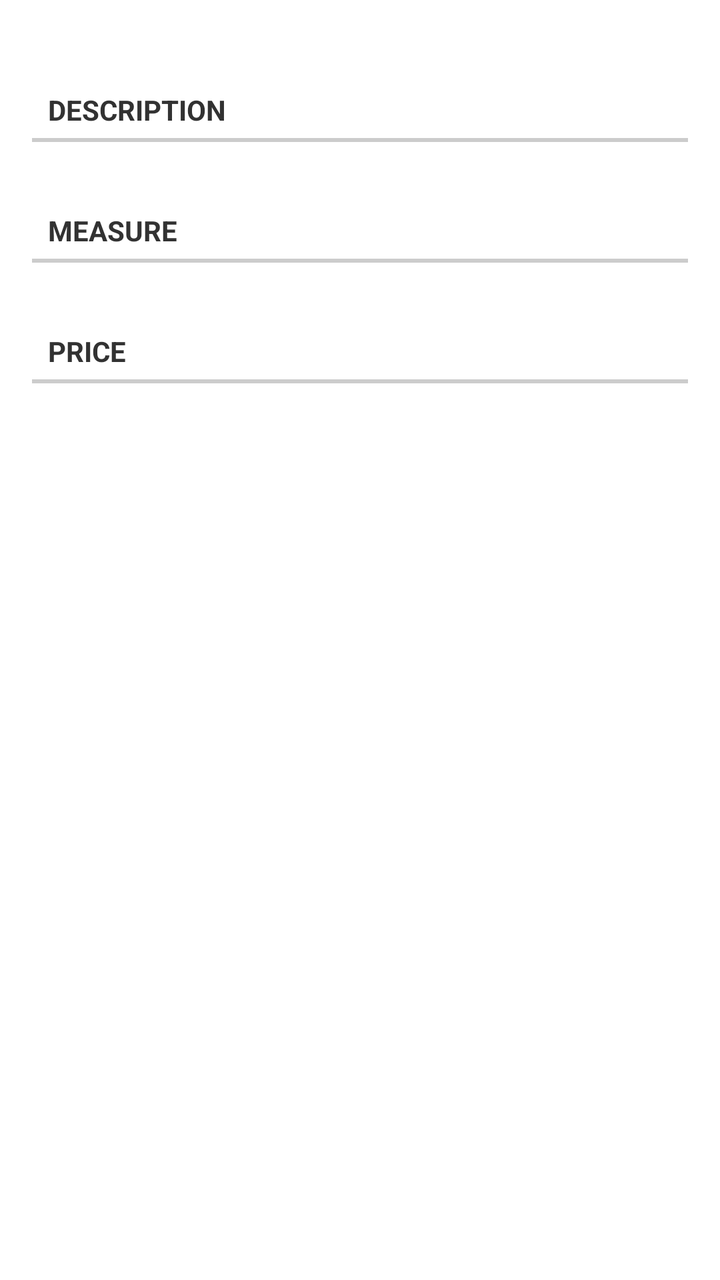
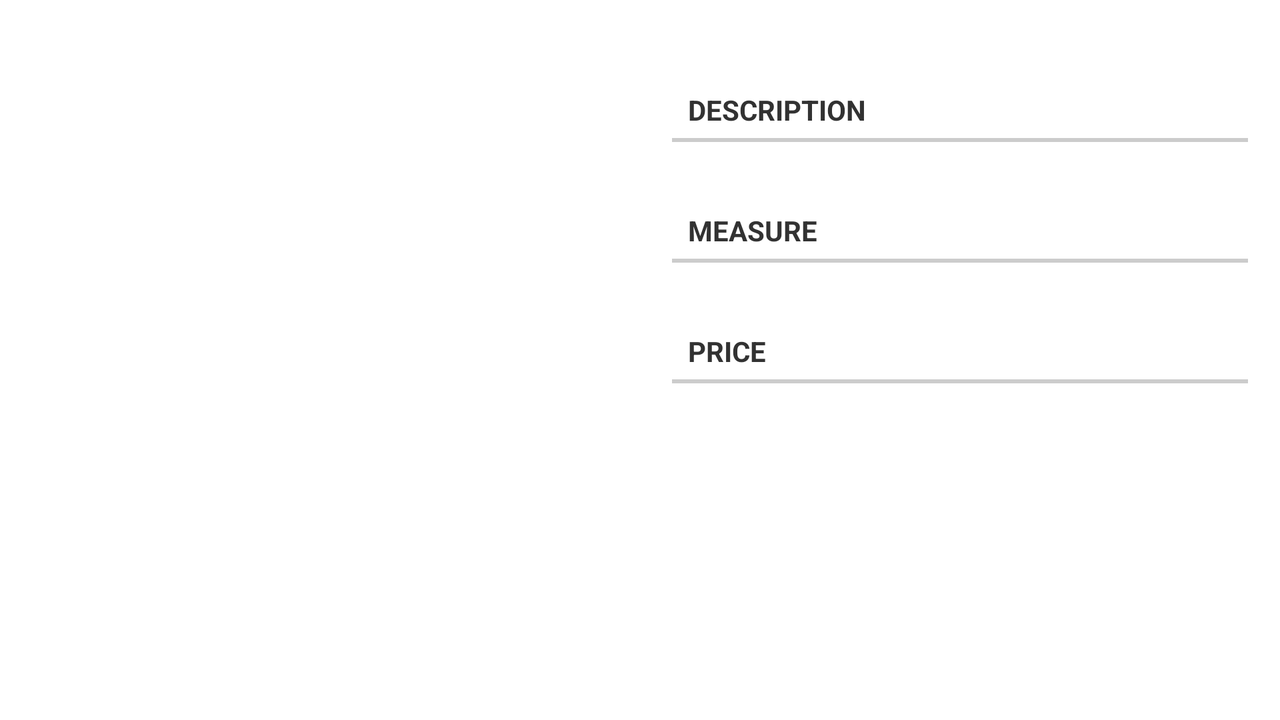

One screen, two layout resources from the same app: the default and the repository's alternative for another configuration. Each is rendered where Android would select it; the XML of both is given below.
<!-- AndroidManifest.xml: application theme AppTheme -->
<!-- res/layout/detail_fragment.xml -->
<?xml version="1.0" encoding="utf-8"?>
<ScrollView xmlns:android="http://schemas.android.com/apk/res/android"
    android:layout_width="match_parent"
    android:layout_height="match_parent"
    android:orientation="vertical" >

    <LinearLayout
        android:layout_width="match_parent"
        android:layout_height="wrap_content"
        android:orientation="vertical"
        android:paddingLeft="@dimen/activity_horizontal_margin"
        android:paddingRight="@dimen/activity_horizontal_margin"
        android:paddingTop="@dimen/ui_item_margin_reduce" >

        <LinearLayout
            android:layout_width="match_parent"
            android:layout_height="0dp"
            android:layout_weight="0.5"
            android:orientation="horizontal" >

            <ImageView
                android:id="@+id/imgItem"
                android:layout_width="match_parent"
                android:layout_height="match_parent"
                android:adjustViewBounds="true"
                android:contentDescription="@string/logo_string"
                android:scaleType="fitCenter" />
        </LinearLayout>
        
        <TextView
	        android:id="@+id/tvName"
	        android:layout_width="match_parent"
	        android:layout_height="wrap_content"
	        android:textAllCaps="true"
	        android:textSize="20sp"
	        android:textStyle="bold"
	        android:layout_marginTop="@dimen/ui_item_margin_reduce"
	        android:layout_marginBottom="@dimen/ui_item_margin_reduce" />    
	               		
		<TextView
       	    android:id="@+id/TextView1"
	        android:layout_width="match_parent"
	        android:layout_height="wrap_content"
	        android:text="@string/descr_string"
	        style="?android:attr/listSeparatorTextViewStyle" />
    		
		<TextView
	        android:id="@+id/tvDescr"
	        android:layout_width="match_parent"
	        android:layout_height="wrap_content"
	        android:textSize="15sp"
	      	android:layout_marginTop="@dimen/ui_item_margin_reduce"
	        android:layout_marginBottom="@dimen/ui_item_margin_reduce" />	    
	        
		<TextView
       	    android:id="@+id/TextView2"
	        android:layout_width="match_parent"
	        android:layout_height="wrap_content"
	        android:text="@string/measure_string"
	        style="?android:attr/listSeparatorTextViewStyle" />
    		
		<TextView
	        android:id="@+id/tvMeasure"
	        android:layout_width="match_parent"
	        android:layout_height="wrap_content"
	        android:textSize="15sp"
	       	android:layout_marginTop="@dimen/ui_item_margin_reduce"
	        android:layout_marginBottom="@dimen/ui_item_margin_reduce" />	
	        
		<TextView
       	    android:id="@+id/TextView3"
	        android:layout_width="match_parent"
	        android:layout_height="wrap_content"
	        android:text="@string/price_string"
	        style="?android:attr/listSeparatorTextViewStyle" />
    		
		<TextView
	        android:id="@+id/tvPrice"
	        android:layout_width="match_parent"
	        android:layout_height="wrap_content"
	        android:textSize="15sp"
	      	android:layout_marginTop="@dimen/ui_item_margin_reduce" />				
    </LinearLayout>
</ScrollView>
<!-- resources referenced by this layout -->
<resources>
  <dimen name="activity_horizontal_margin">16dp</dimen>
  <dimen name="ui_item_margin_reduce">4dp</dimen>
  <string name="descr_string">Description</string>
  <string name="logo_string">Logo</string>
  <string name="measure_string">Measure</string>
  <string name="price_string">Price</string>
  <style name="AppTheme" parent="AppBaseTheme">
        <item name="android:actionBarStyle">@style/ActionBarAppTheme</item>
        <item name="android:actionMenuTextColor">@android:color/white</item>
      </style>
  <!-- from res/values-v14/ -->
  <style name="AppBaseTheme" parent="android:Theme.Holo.Light">
      	<item name="android:actionBarStyle">@style/ActionBarAppTheme</item>
      </style>
  <style name="ActionBarAppTheme" parent="@android:style/Widget.Holo.Light.ActionBar">
          <item name="android:background">@drawable/ab_style</item>
          <item name="android:titleTextStyle">@style/ActionBarTextStyleAppTheme</item>
      </style>
  <!-- drawable ab_style (drawable) -->
  <?xml version="1.0" encoding="utf-8"?>
  <layer-list xmlns:android="http://schemas.android.com/apk/res/android">
      <item
          android:top="-6dp"
          android:left="-6dp"
          android:right="-6dp"
          android:bottom="0dp">
  
          <shape android:shape="rectangle">
              <solid android:color="@color/blu_color"/>
              <stroke
                  android:width="3dp"
                  android:color="@color/yellow_color"/>
          </shape>
      </item>
  </layer-list>
  <style name="ActionBarTextStyleAppTheme" parent="@android:style/TextAppearance.Holo.Widget.ActionBar.Title">
          <item name="android:textColor">@color/yellow_color</item>
          <item name="android:textStyle">bold</item>
      </style>
  <color name="blu_color">#0655bc</color>
  <color name="yellow_color">#fcd500</color>
</resources>
<!-- res/layout-land/detail_fragment.xml (the repository's variant of the layout above) -->
<!-- drawn on the phone turned sideways -->
<?xml version="1.0" encoding="utf-8"?>

<LinearLayout xmlns:android="http://schemas.android.com/apk/res/android"
    android:layout_width="match_parent"
    android:layout_height="match_parent"
    android:orientation="horizontal"
    android:paddingLeft="@dimen/activity_horizontal_margin"
    android:paddingRight="@dimen/activity_horizontal_margin"
    android:paddingTop="@dimen/ui_item_margin_reduce" >

    <LinearLayout
            android:layout_width="0dp"
            android:layout_height="match_parent"
            android:layout_weight="1"
            android:orientation="vertical" >

            <ImageView
                android:id="@+id/imgItem"
                android:layout_width="match_parent"
                android:layout_height="match_parent"
                android:adjustViewBounds="true"
                android:contentDescription="@string/logo_string"
                android:scaleType="fitCenter" />
    </LinearLayout>
    
    <ScrollView 
    	android:layout_width="0dp"
    	android:layout_height="match_parent"
    	android:layout_weight="1"
    	android:orientation="vertical" >
       	<LinearLayout
            android:layout_width="match_parent"
            android:layout_height="wrap_content"
            android:orientation="vertical"
            android:paddingLeft="@dimen/activity_horizontal_margin" >
            
		 	<TextView
		        android:id="@+id/tvName"
		        android:layout_width="match_parent"
		        android:layout_height="wrap_content"
		        android:textAllCaps="true"
		        android:textSize="20sp"
		        android:textStyle="bold"
		        android:layout_marginTop="@dimen/ui_item_margin_reduce"
		        android:layout_marginBottom="@dimen/ui_item_margin_reduce" />    
	               		
			<TextView
	       	    android:id="@+id/TextView1"
		        android:layout_width="match_parent"
		        android:layout_height="wrap_content"
		        android:text="@string/descr_string"
		        style="?android:attr/listSeparatorTextViewStyle" />
    		
			<TextView
		        android:id="@+id/tvDescr"
		        android:layout_width="match_parent"
		        android:layout_height="wrap_content"
		        android:textSize="15sp"
		      	android:layout_marginTop="@dimen/ui_item_margin_reduce"
		        android:layout_marginBottom="@dimen/ui_item_margin_reduce" />	    
		        
			<TextView
	       	    android:id="@+id/TextView2"
		        android:layout_width="match_parent"
		        android:layout_height="wrap_content"
		        android:text="@string/measure_string"
		        style="?android:attr/listSeparatorTextViewStyle" />
	    		
			<TextView
		        android:id="@+id/tvMeasure"
		        android:layout_width="match_parent"
		        android:layout_height="wrap_content"
		        android:textSize="15sp"
		       	android:layout_marginTop="@dimen/ui_item_margin_reduce"
		        android:layout_marginBottom="@dimen/ui_item_margin_reduce" />	
		        
			<TextView
	       	    android:id="@+id/TextView3"
		        android:layout_width="match_parent"
		        android:layout_height="wrap_content"
		        android:text="@string/price_string"
		        style="?android:attr/listSeparatorTextViewStyle" />
	    		
			<TextView
		        android:id="@+id/tvPrice"
		        android:layout_width="match_parent"
		        android:layout_height="wrap_content"
		        android:textSize="15sp"
		      	android:layout_marginTop="@dimen/ui_item_margin_reduce" />
    	</LinearLayout>    
    </ScrollView>    
</LinearLayout>
